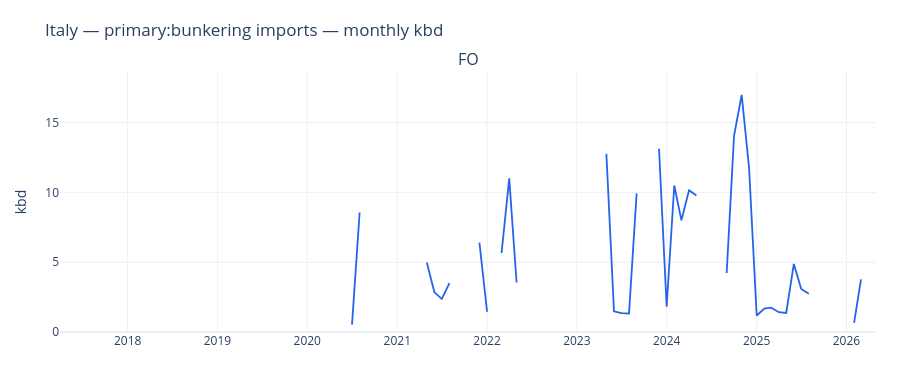
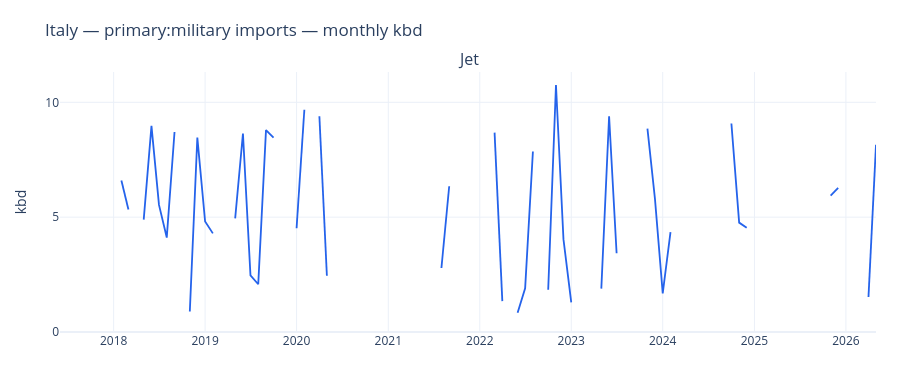

Source (notebook cell) for these figures, in order:
### Code cell
for tag in active_tags:
    prods = active_pairs.loc[active_pairs["segment"].eq(tag), "Product"].tolist()
    try:
        fig_ts = plot_type_product_timeseries(
            type_product_ts,
            segment=tag,
            products=prods,
            title=f"{FOCUS_COUNTRY} — {SEGMENT_LABEL}:{tag} imports — monthly kbd",
        )
    except ValueError as exc:
        print(exc)
        continue
    fig_ts.show()
